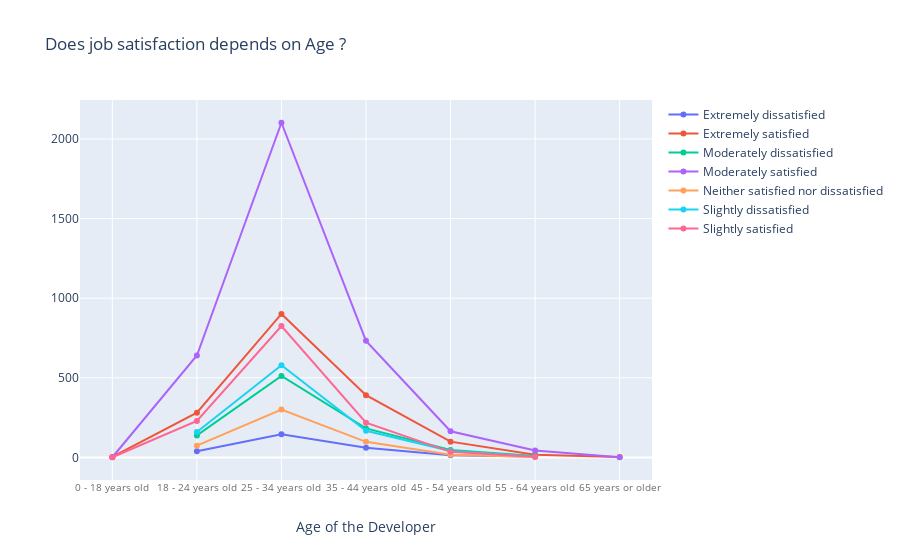

This figure's notebook cell:
### Code cell
# locale
traces = []
#print(stack_data['CompanySize'].unique())
def change_to_int(x):
    #print(x)
    x = x.split(" ")
    if x[0]=='Under':
        return '0 - 18 years old'
    #print(locale.atoi(x[0]))
    return str(int(x[0].replace(',', '')))+' '+' '.join(x[1:])
    
df['Age'] = df['Age'].dropna().apply(change_to_int)#map({'Fewer than 10 employees' : '0 to 10'})
#print(temp.unique())
newDiamond = df.groupby(['Age','JobSatisfaction']).size().unstack().sort_values(by ='Age')
for c in newDiamond.columns:
    traces.append({
        'type' : 'scatter',
        'x' : newDiamond.index,
        'y' : newDiamond[c],
        'name' : c
    })
fig = {
    'data' : traces,
    'layout' : {
        'title' :'Does job satisfaction depends on Age ?',
        'xaxis' :dict(
        title='Age of the Developer',
        tickfont=dict(
            size=10,
            color='rgb(107, 107, 107)'
        )
    ),        
    }
}
iplot(fig)

### Figure 1 — Plotly figure (JSON) as saved in the notebook; plotly's stock layout.template omitted (floating-point values rounded to 4 significant figures)
{"data": [{"name": "Extremely dissatisfied", "type": "scatter", "x": ["0 - 18 years old", "18 - 24 years old", "25 - 34 years old", "35 - 44 years old", "45 - 54 years old", "55 - 64 years old", "65 years or older"], "y": [null, 39, 146, 60, 14, 6, null]}, {"name": "Extremely satisfied", "type": "scatter", "x": ["0 - 18 years old", "18 - 24 years old", "25 - 34 years old", "35 - 44 years old", "45 - 54 years old", "55 - 64 years old", "65 years or older"], "y": [3, 281, 901, 391, 99, 16, 3]}, {"name": "Moderately dissatisfied", "type": "scatter", "x": ["0 - 18 years old", "18 - 24 years old", "25 - 34 years old", "35 - 44 years old", "45 - 54 years old", "55 - 64 years old", "65 years or older"], "y": [null, 138, 512, 182, 46, 9, null]}, {"name": "Moderately satisfied", "type": "scatter", "x": ["0 - 18 years old", "18 - 24 years old", "25 - 34 years old", "35 - 44 years old", "45 - 54 years old", "55 - 64 years old", "65 years or older"], "y": [1, 640, 2102, 732, 164, 43, 1]}, {"name": "Neither satisfied nor dissatisfied", "type": "scatter", "x": ["0 - 18 years old", "18 - 24 years old", "25 - 34 years old", "35 - 44 years old", "45 - 54 years old", "55 - 64 years old", "65 years or older"], "y": [null, 74, 301, 98, 17, 2, null]}, {"name": "Slightly dissatisfied", "type": "scatter", "x": ["0 - 18 years old", "18 - 24 years old", "25 - 34 years old", "35 - 44 years old", "45 - 54 years old", "55 - 64 years old", "65 years or older"], "y": [null, 160, 579, 167, 40, 5, null]}, {"name": "Slightly satisfied", "type": "scatter", "x": ["0 - 18 years old", "18 - 24 years old", "25 - 34 years old", "35 - 44 years old", "45 - 54 years old", "55 - 64 years old", "65 years or older"], "y": [1, 229, 825, 218, 35, 4, null]}], "layout": {"title": {"text": "Does job satisfaction depends on Age ?"}, "xaxis": {"tickfont": {"color": "rgb(107, 107, 107)", "size": 10}, "title": {"text": "Age of the Developer"}}}}
